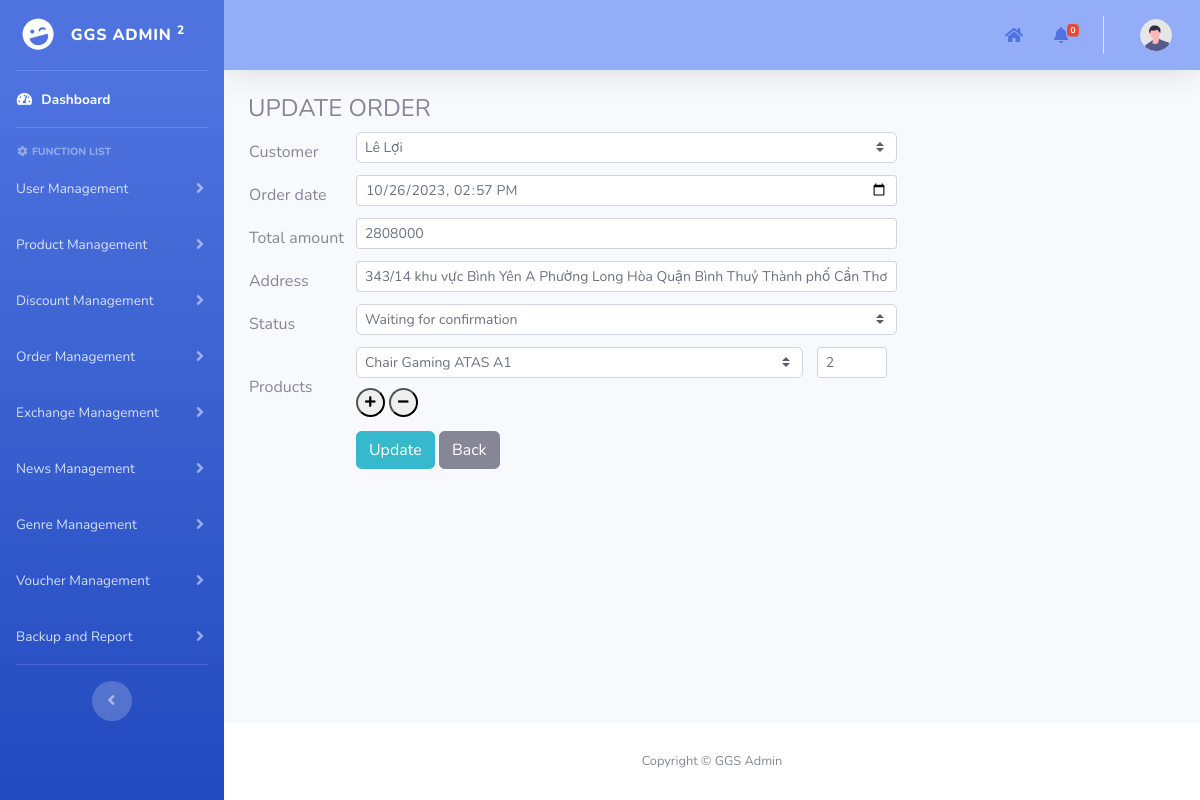
Page /admin/pages/orderManagement/update_order.php?id=5 on the earlier database version.
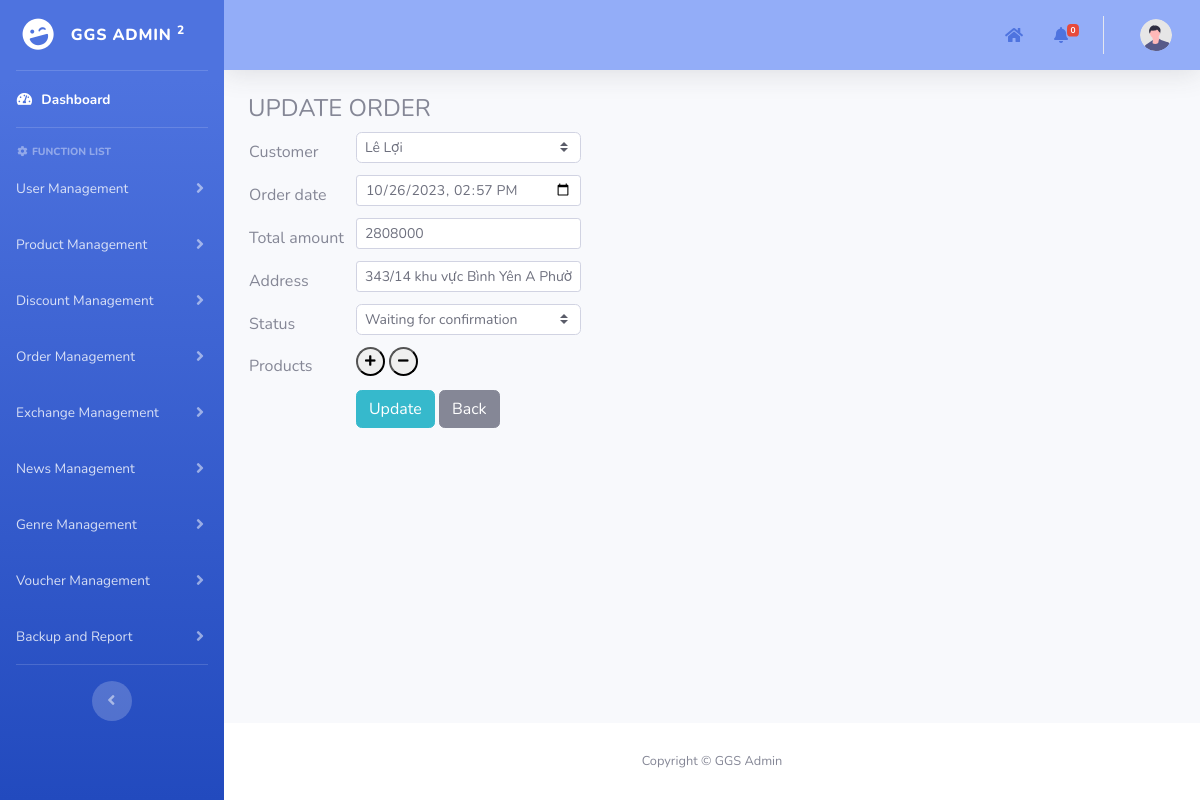
Same page on the later database version.
### tables this page shows
CREATE TABLE `order_details` (
  `id` int(11) NOT NULL AUTO_INCREMENT,
  `order_id` int(11) NOT NULL,
  `product_id` int(11) NOT NULL,
  `quantity` int(11) NOT NULL,
  PRIMARY KEY (`id`),
  KEY `order_details_ibfk_1` (`order_id`),
  KEY `order_details_ibfk_2` (`product_id`),
  CONSTRAINT `order_details_ibfk_1` FOREIGN KEY (`order_id`) REFERENCES `orders` (`id`) ON DELETE CASCADE ON UPDATE CASCADE,
  CONSTRAINT `order_details_ibfk_2` FOREIGN KEY (`product_id`) REFERENCES `products` (`id`) ON DELETE CASCADE ON UPDATE CASCADE
);

CREATE TABLE `products` (
  `id` int(11) NOT NULL AUTO_INCREMENT,
  `id_manufacturer` int(11) NOT NULL,
  `product_name` varchar(100) NOT NULL,
  `image_avt_url` varchar(50) NOT NULL,
  `description` text NOT NULL,
  `video_trailer_url` varchar(50) NOT NULL,
  `source` varchar(50) NOT NULL,
  `price` int(11) NOT NULL,
  `release_date` date NOT NULL,
  `units_sold` int(11) NOT NULL DEFAULT 0,
  `classify` enum('game','gear') NOT NULL,
  PRIMARY KEY (`id`),
  KEY `fk_manufacturer_id` (`id_manufacturer`),
  CONSTRAINT `fk_manufacturer_id` FOREIGN KEY (`id_manufacturer`) REFERENCES `users` (`id`) ON DELETE CASCADE ON UPDATE CASCADE
);

### admin/pages/add_template.php (called while the page is built, shortened)
<?php
include("../template/template.php");
?>

### admin/pages/orderManagement/update_order.php (the view, shortened to what the changed rows need)
<?php
include("../add_template.php");
function main()
{
    include("../../../mod/database_connection.php");
    $id = $_GET['id'];
    ?>
    <div class="container-fluid">
        <form name="frmUpdateUser" method="post">
            <table>
                <tr>
                    <td>
                        <div id="order_detail">
                            <?php
                            $sql = "SELECT * FROM order_details WHERE order_id = $id";
                            $result = $conn->query($sql);
                            while ($row = $result->fetch_assoc()) { ?>
                                <div class="row">
                                    <div class="col-md-10">
                                        <select name="products[]" aria-controls="dataTable"
                                            class="custom-select custom-select-sm form-control form-control-sm input-left">
                                            <?php
                                            $sql1 = "SELECT * FROM products";
                                            $result1 = $conn->query($sql1);
                                            while ($row1 = $result1->fetch_assoc()) {
                                                $productData[] = $row1; ?>
                                                <option value="<?= $row1['id'] ?>" <?php if ($row1['id'] == $row['product_id'])
                                                      echo "selected"; ?>>
                                                    <?= $row1['product_name'] ?>
                                                </option>
                                            <?php }
                                            $productDataJSON = json_encode($productData); ?>
                                        </select>
                                    </div>
                                    <div class="col-md-2">
                                        <input type="number" name="quantities[]" min="1" value="<?= $row['quantity'] ?>"
                                            class="form-control form-control-sm">
                                    </div>
                                </div>
                            <?php } ?>
                        </div>
                    </td>
                </tr>
            </table>
        </form>
    </div>
    <?php
}
?>

Differences in the rows shown:
removed order_details: product.product_name "Chair Gaming ATAS A1", quantity "2"
